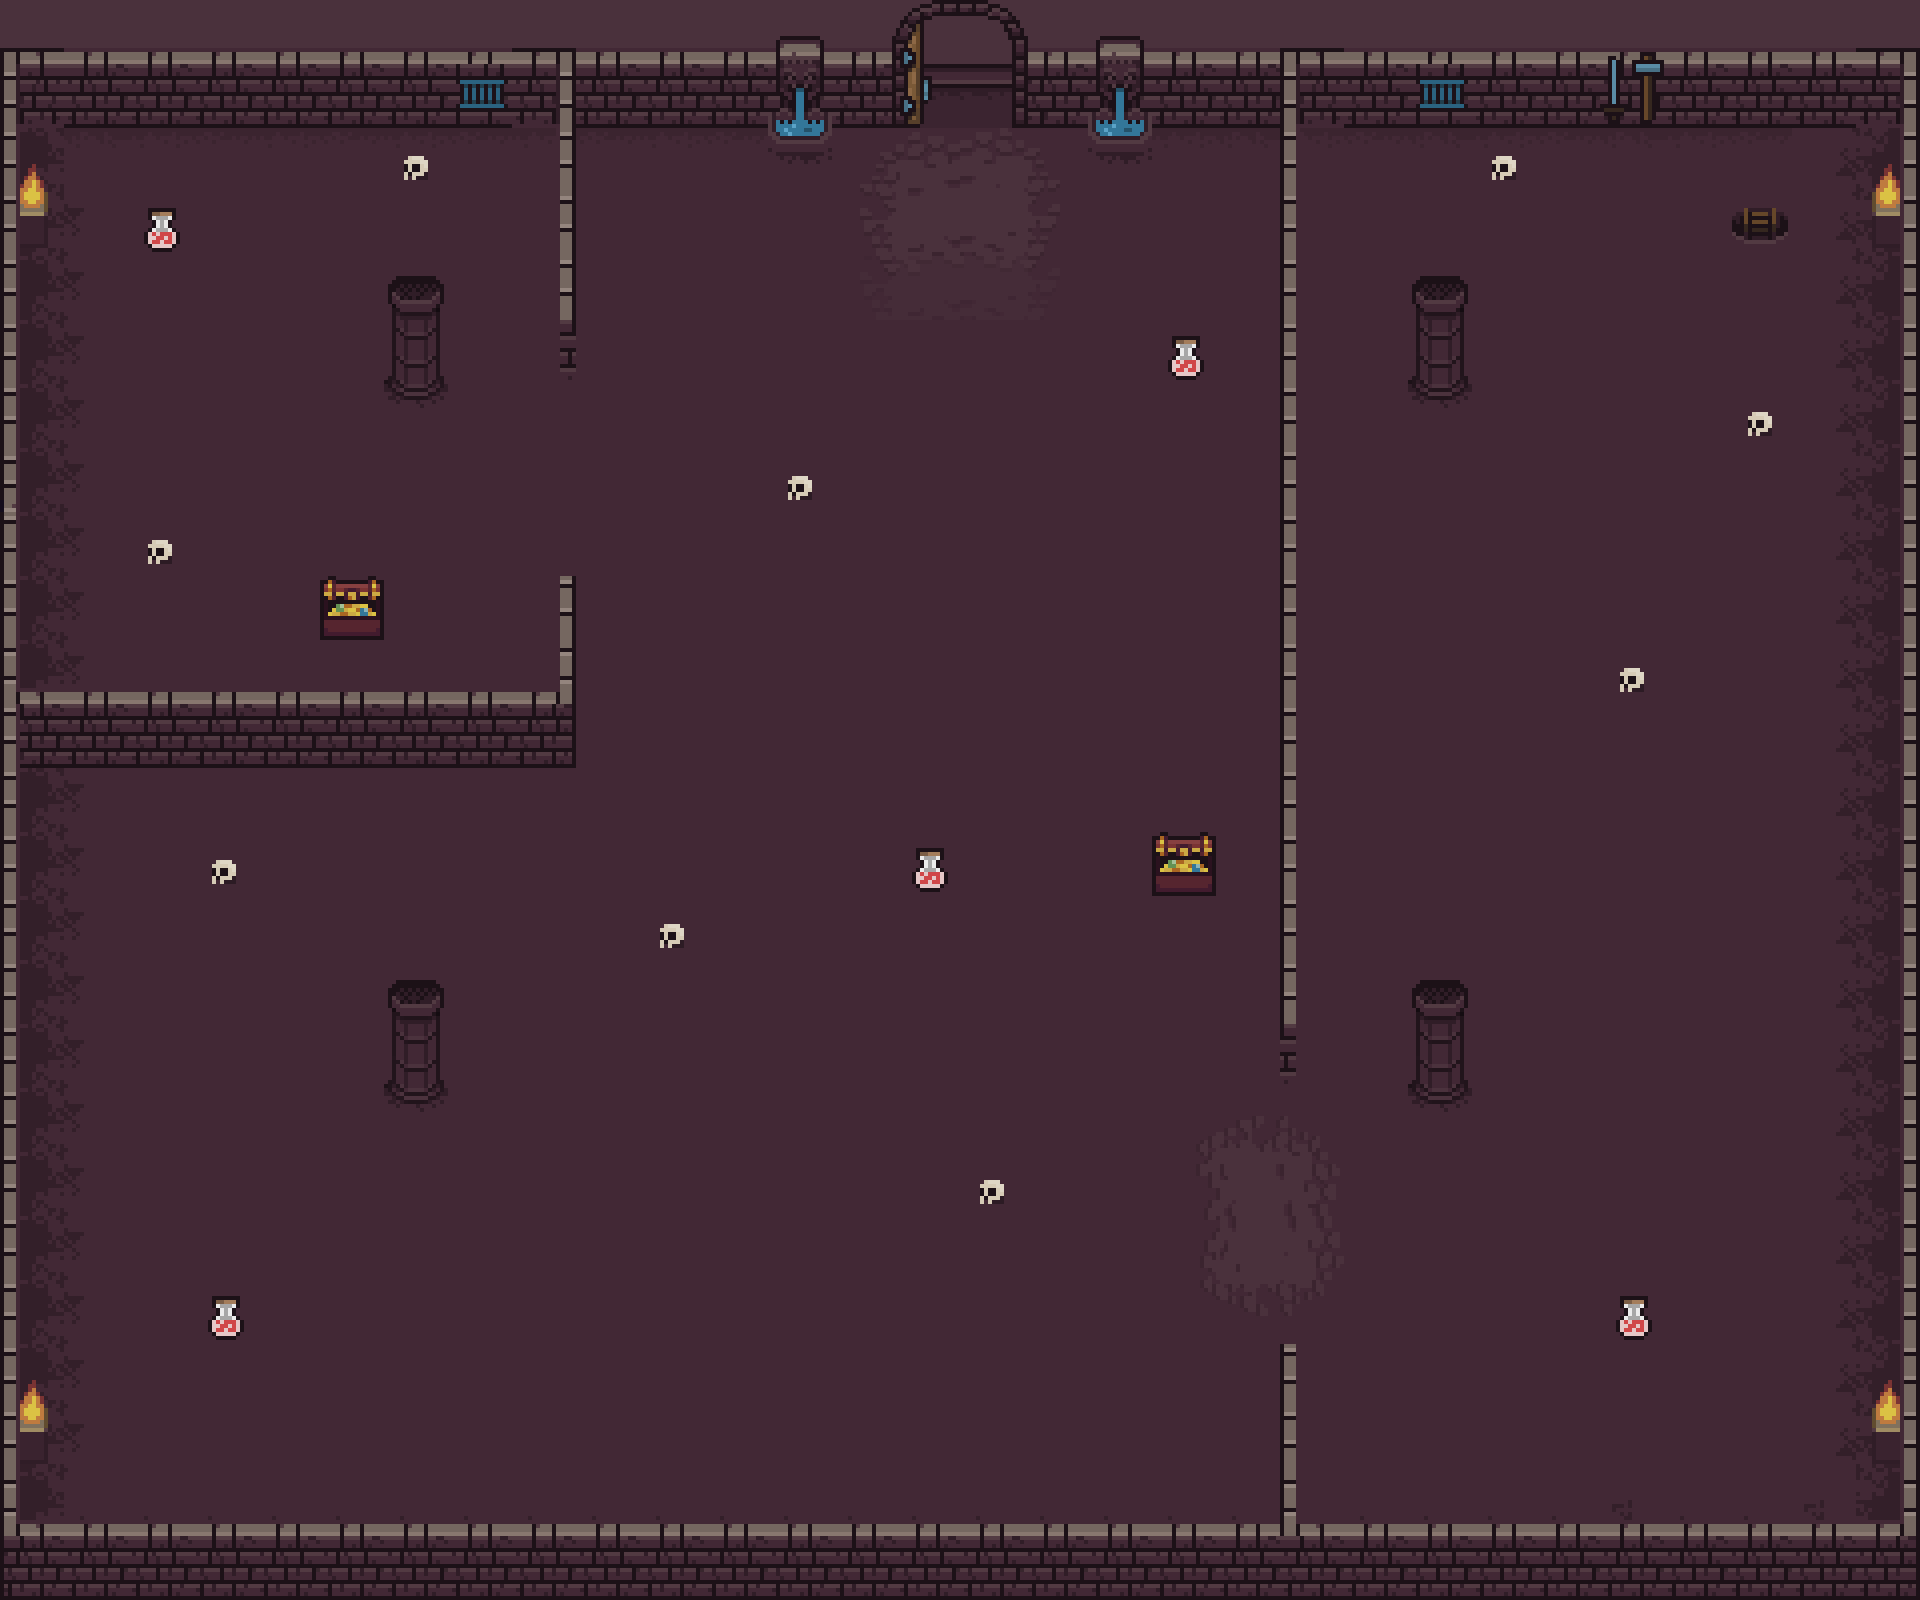

Below is a game level as drawn by its tile map, then a one-line description and the .tmx that defines it (tile-layer data replaced by summaries):
An orthogonal 30x25 tile map with 64x64 px tiles, 8 tile layers (Floor, Dirt, Potions, Stairs, ...).

<map version="1.10" tiledversion="1.10.2" orientation="orthogonal" renderorder="left-up" width="30" height="25" tilewidth="64" tileheight="64" infinite="0" nextlayerid="16" nextobjectid="5">
 <tileset firstgid="1" source="dungeon_tileset_1.tsx" />
 <layer id="4" name="Floor" width="30" height="25">
  <data>[750 cells, 750 non-empty, 13 distinct tile ids]</data>
 </layer>
 <layer id="5" name="Dirt" width="30" height="25" opacity="0.4">
  <data>[750 cells, 229 non-empty, 21 distinct tile ids]</data>
 </layer>
 <layer id="13" name="Potions" width="30" height="25">
  <data>[750 cells, 6 non-empty, 1 distinct tile ids]</data>
 </layer>
 <layer id="14" name="Stairs" width="30" height="25">
  <data>[750 cells, 4 non-empty, 4 distinct tile ids]</data>
 </layer>
 <layer id="12" name="Chests" width="30" height="25">
  <data>[750 cells, 3 non-empty, 1 distinct tile ids]</data>
 </layer>
 <layer id="8" name="Decorations" width="30" height="25">
  <data>[750 cells, 60 non-empty, 8 distinct tile ids]</data>
 </layer>
 <layer id="6" name="Walls" width="30" height="25">
  <data>[750 cells, 200 non-empty, 24 distinct tile ids]</data>
 </layer>
 <layer id="15" name="WallsDecoration" width="30" height="25">
  <data>[750 cells, 10 non-empty, 6 distinct tile ids]</data>
 </layer>
</map>
